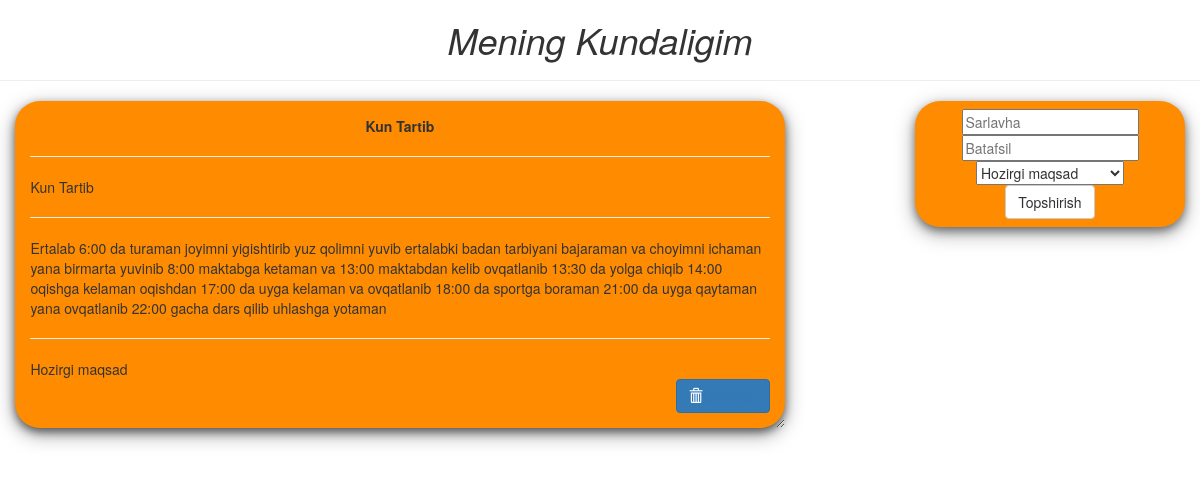
The page / on the database its author committed.
### asosiy/models.py (models this page shows, shortened)
class Reja(models.Model):
    sarlavha = models.CharField(max_length=20)
    sana = models.DateField(auto_now_add=True)
    batafsil = models.TextField()
    yonalish = models.CharField(max_length=100, choices=[('Hozirgi maqsad','Hozirgi maqsad'),('Kelajakdagi maqsad','Kelajakdagi maqsad')], null=True, blank=True)

### asosiy/views.py (the view, shortened to what this page needs)
# urls.py: path('', rejalar),
def rejalar(request):
    if request.method == 'GET':
        content = {
            'rejalar':Reja.objects.all()
    }
        return render(request,'todo.html',content)

### templates/todo.html (shortened to what this page needs)
<!DOCTYPE html>
<html lang="en" dir="ltr">
<head>
  {% load static %}
  <link rel="stylesheet" href="{% static 'https://maxcdn.bootstrapcdn.com/bootstrap/3.3.7/css/bootstrap.min.css' %}">
</head>
<body  class="container-fluid">
  <center class="row">
    <h1><i>Mening Kundaligim</i></h1>
    <hr />
  </center>
  <div class="row">
    <div class="col-md-8">
      <div class="card">
        {% for reja in rejalar %}
        <center><b>{{reja.sarlavha}}</b></center>
        {%endfor%}
        <hr/>
        {% if rejalar %}
        {% for reja in rejalar %}
        {{reja.sarlavha}}
        <hr/>
        {{reja.batafsil}}
        <hr/>
        {{reja.yonalish}}
        {% endfor %}
        {% endif %}
        <br />
        <button class="btn btn-primary" style="float: right;"><span class="glyphicon glyphicon-trash"></span><a href="/reja_ochir/{{reja.id}}/">O'chirish</a></button>
      </div>
    </div>
    <div class="col-md-1"> </div>
    <div class="col-md-3" >
      <div  class="submit_form">
      <form method="post"> {% csrf_token %}
            <input  type="text" name="s" placeholder="Sarlavha">
            <input type="text"  name="b" placeholder="Batafsil">
        <select name="y">
          <option value="Hozirgi maqsad">Hozirgi maqsad</option>
        </select>
        <center>
        <button type="submit" class="btn btn-default">Topshirish</button>
      </center>
      </form>
    </div>
  </div>
</div>
</body>
</html>

### templates/todo.html (style rules this page uses)
.card { box-shadow: 0 4px 8px 0 rgba(0,0,0,0.5), 0 6px 20px 0 rgba(0,0,0,0.39); background: DarkOrange; margin-bottom : 5%; border-radius: 25px; padding : 2%; overflow: auto; resize: both; text-overflow: ellipsis; }
.submit_form { text-align: center; padding: 3%; background: DarkOrange; border-radius: 25px; box-shadow: 0 4px 8px 0 rgba(0,0,0,0.4), 0 6px 20px 0 rgba(0,0,0,0.36); }

### rows shown on the page
Reja: sarlavha "Kun Tartib", batafsil "Ertalab 6:00 da turaman joyimni yigishtirib yuz qolimni yuvib ertalabki badan tarbiyani bajaraman va choyimni ichaman yana birmarta yuvinib 8:00 maktabga ketaman va 13:00 maktabdan kelib ovqatlanib 13:30 da yolga chiqib 14:00 oqishga kelaman oqishdan 17:00 da uyga kelaman va ovqatlanib 18:00 da sportga boraman 21:00 da uyga qaytaman yana ovqatlanib 22:00 gacha dars qilib uhlashga yotaman", yonalish "Hozirgi maqsad"
